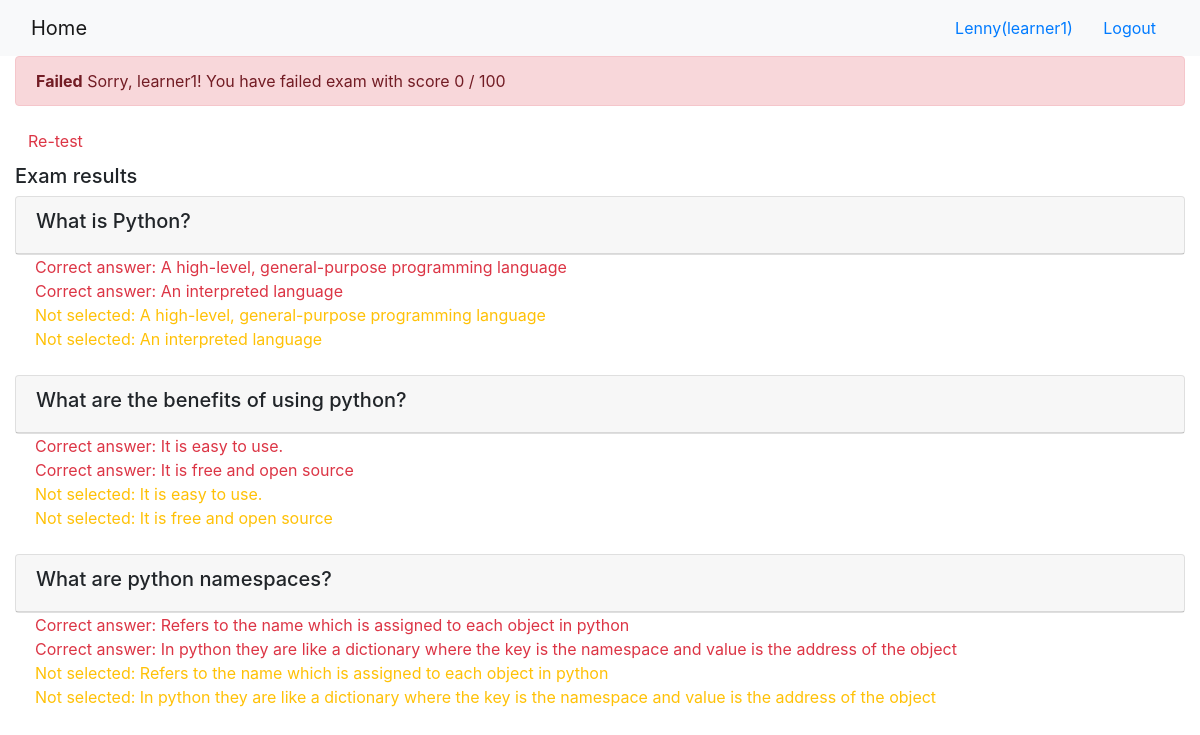
/onlinecourse/course/1/submission/1/result/ (signed in), run on the app's committed database.
### onlinecourse/models.py (models this page shows, shortened)
class Question(models.Model):
    course = models.ForeignKey(Course, on_delete=models.CASCADE)
    question_text = models.CharField(max_length=255)
    grade = models.IntegerField()

class Choice(models.Model):
    question = models.ForeignKey(Question,on_delete=models.CASCADE)
    choice_text = models.CharField(max_length=255)
    is_correct = models.BooleanField(default=False)

### onlinecourse/views.py (the view)
# urls.py: path('course/<int:course_id>/submission/<int:submission_id>/result/', views.show_exam_result, name='show_exam_result')
def show_exam_result(request, course_id, submission_id):
    course = get_object_or_404(Course, pk=course_id)
    submission = get_object_or_404(Submission, pk=submission_id)
    questions = course.question_set.all()
    right_choice_answers = []
    for question in questions:
        for choice in question.choice_set.all():
            if choice.is_correct:
                right_choice_answers.append(choice.id)
    grade_score = 0
    grade = get_grades(course_id) * 10
    selected_choice_ids = []
    for choice in submission.choices.all():
        selected_choice_ids.append(choice.id)
        if(choice.is_correct):
            grade_score += 1
    percentage_score = ((grade_score * 10) / grade) * 100
    grade_score = int(percentage_score)
    context = {
        'course': course,
        'selected_ids': selected_choice_ids,
        'grade': grade,
        'score': grade_score,
        'right_answers': right_choice_answers
    }
    return render(request,'onlinecourse/exam_result_bootstrap.html', context)

### onlinecourse/views.py (called while the page is built)
def get_grades(course_id):
    course = Course.objects.get(pk=course_id)
    questions = course.question_set.all()
    total_grades = 0
    for question in questions:
        total_grades += question.grade
    return total_grades

### onlinecourse/templates/onlinecourse/exam_result_bootstrap.html (shortened to what this page needs)
<!DOCTYPE html>
<html lang="en">
<head>
    {% load static %}
    <link rel="stylesheet" href="https://maxcdn.bootstrapcdn.com/bootstrap/4.5.2/css/bootstrap.min.css">
</head>
<body>
    <nav class="navbar navbar-light bg-light">
        <div class="container-fluid">
            <div class="navbar-header">
                <a class="navbar-brand" href="{% url 'onlinecourse:index' %}">Home</a>
            </div>
            <ul class="nav navbar-nav navbar-right">
                {% if user.is_authenticated %}
                <li>
                    <a class="btn btn-link" href="#">{{ user.first_name }}({{ user.username }})</a>
                    <a class="btn btn-link" href="{% url 'onlinecourse:logout' %}">Logout</a>
                </li>
                {% endif %}
            </ul>
        </div>
    </nav>
    <div class="container-fluid">
        {% if score > 80 %}
        <div class="alert alert-success">
            <strong> Congradulations, {{ user }}!</strong> You have passed the exam and completed the course with score
            {{ score }} / 100
        </div>
        {% else %}
        <div class="alert alert-danger">
            <strong>Failed</strong> Sorry, {{ user }}! You have failed exam with score {{ score }} / 100
        </div>
        <a class="btn btn-link text-danger" href="{% url 'onlinecourse:course_details' course.id %}">Re-test</a>
        {% endif %}
        <div class="card-columns-vertical mt-1">
            <h5 class="">Exam results</h5>
            {% for question in course.question_set.all %}
            <div class="card mt-1 ">
                <div class="card-header">
                    <h5>{{ question.question_text }}</h5>
                </div>
            </div>
            <div class="card-body mt-0 pt-0">
                {% for choice in question.choice_set.all %}
                {% if choice.is_correct%}
                <span class="card-text text-danger">Correct answer: {{ choice.choice_text }}<span><br>
                        {% endif %}
                        {% endfor %}
                        {% for choice in question.choice_set.all %}
                        {% if choice.is_correct is not True %}
                        {% if choice.id in selected_ids %}
                        <span class="card-text text-dark">{{ choice.choice_text }}</span><br>
                        {% endif %}
                        {% else %}
                        {% if choice.id not in selected_ids %}
                        <span class="card-text text-warning">Not selected: {{ choice.choice_text }}</span><br>
                        {% endif %}
                        {% endif %}
                        {% endfor %}
            </div>
            {% endfor %}
        </div>
    </div>
</body>
</html>

### data on the page
Question: question_text "What is Python?"
Choice: choice_text "A high-level, general-purpose programming language"
Choice: choice_text "An interpreted language"
Question: question_text "What are the benefits of using python?"
Choice: choice_text "It is easy to use."
Choice: choice_text "It is free and open source"
Question: question_text "What are python namespaces?"
Choice: choice_text "Refers to the name which is assigned to each object in python"
Choice: choice_text "In python they are like a dictionary where the key is the namespace and value is the address of the object"

### other printed values
{{ user.first_name }} "Lenny"
{{ user.username }} "learner1"
{{ user }} "learner1"
{{ score }} "0"
